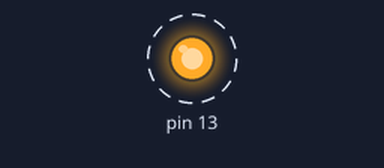
The sketch below on a simulated Arduino Uno, built with avr-gcc and run on an emulated ATmega328P. Shown: output pins drawn as LEDs (lit = HIGH). Dashed ring = blinking. What the sketch prints to the serial monitor is not drawn.

Above: at 0.5 s.
Timing chart, 0 to 4.6 s (numbered marks = the images above):
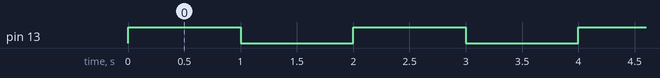

The sketch:

sketch.ino
```cpp
// Un simple code qui teste la liaison série

void setup()
{
	Serial.begin(9600);
	Serial.println("Hello Cube !");
        pinMode(13,OUTPUT);
}


void loop()
{
	Serial.println("ping");
        digitalWrite(13,HIGH);
	delay(1000);
	Serial.println("pong");
        digitalWrite(13,LOW);
	delay(1000);
}
```

Measured:
- by itself, pin 13: alternates HIGH for 1.0 s and LOW for 1.0 s
